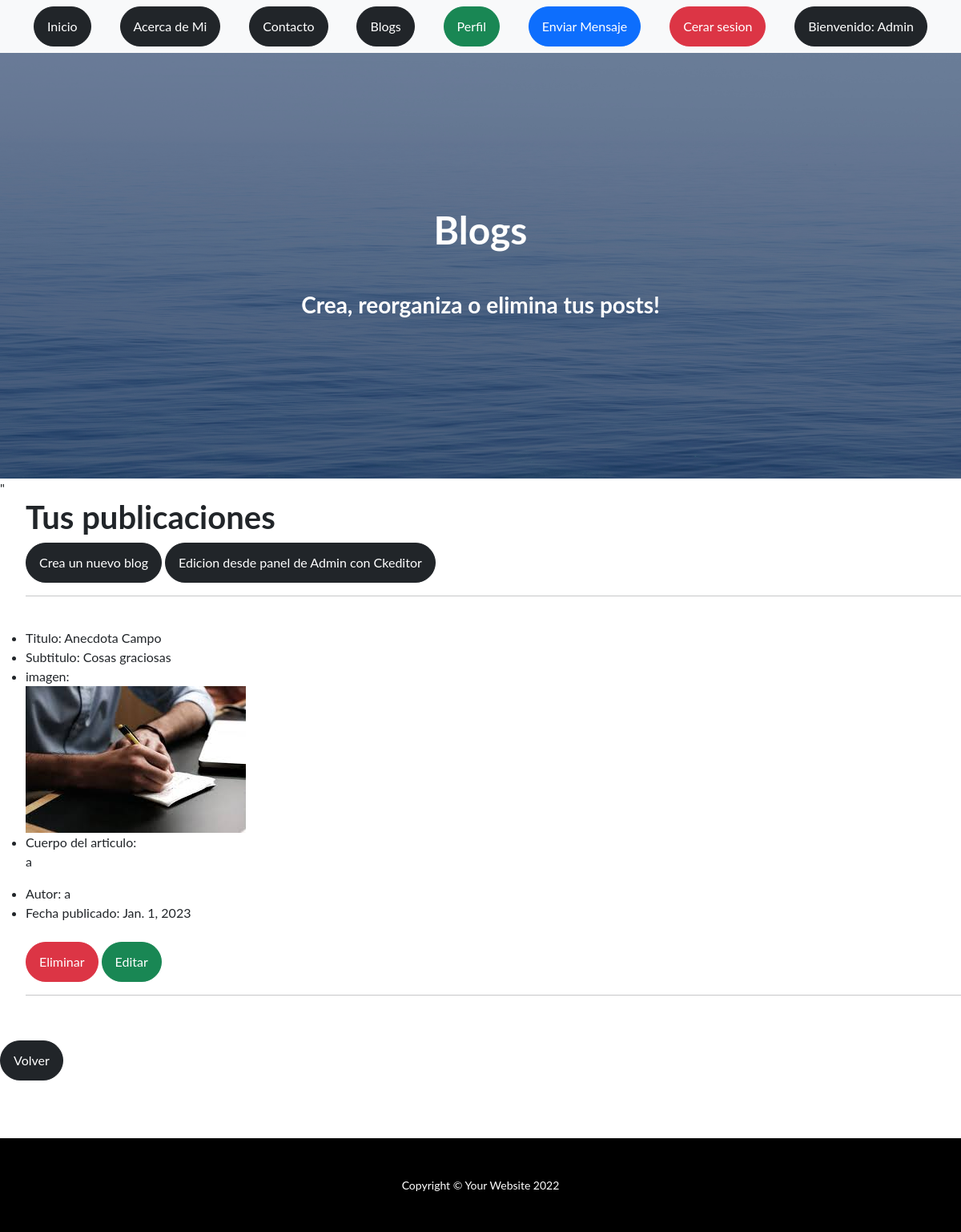
The app's page /leerBlog/ (signed in) with its own data.
### App/models.py (models this page shows, shortened)
class Blog(models.Model):
    titulo= models.CharField(max_length=60)
    subtitulo= models.CharField(max_length=70)
    imagen= models.ImageField(upload_to="imagenes")
    cuerpo= RichTextUploadingField()
    autor= models.CharField(max_length=30)
    fecha= models.DateField()

### App/views.py (the view)
# urls.py: path("leerBlog/", leerBlog, name="leerBlog"),
@login_required
def leerBlog(request):
    blog= Blog.objects.all()
    return render(request, "App/leerBlog.html", {"blog":blog, 'avatar': obtenerAvatar(request)})

### App/views.py (called while the page is built)
@login_required
def obtenerAvatar(request):
    lista=Avatar.objects.filter(user=request.user)
    if len(lista)!=0:
        avatar=lista[0].imagen.url
    else:
        avatar="/media/avatars/homero.png"
    return avatar

### App/templates/App/leerBlog.html (shortened to what this page needs)
{% extends "App/padre.html" %}
{% load static %}
{% block titulo %}
<h1 class="mb-5">Blogs</h1>
{% endblock %}
{% block subtitulo %}
<h3>Crea, reorganiza o elimina tus posts!</h3>
{% endblock %}
{% block contenido_que_cambia %}
<form action="{% url 'leerBlog' %}" method="POST" enctype="multipart/form-data"> {% csrf_token %}"
    <article>
        <ul>
            <h1> Tus publicaciones</h1>
            <a class="btn btn-dark btn-xm rounded-pill" href="{% url 'crearBlog' %}">Crea un nuevo blog</a>
            {%if user.is_superuser %}
            <a class="btn btn-dark btn-xm rounded-pill" href="http://127.0.0.1:8000/admin/App/blog/">Edicion desde panel de Admin con Ckeditor</a>
            {% endif %}
            <hr>
            {% for k in blog %}
            <br>
            <li>Titulo: {{ k.titulo }}</li>
            <li>Subtitulo: {{ k.subtitulo }}</li>
            <li>imagen: <br><img src=" /media/{{ k.imagen }}" alt="{{ k.titulo }}" style="max-width: 50%; max-height: 50%;"></li>
            <li><label for="comentario">Cuerpo del articulo:</label></li>
            <p cols="160" rows="10" id="comentario"> {{ k.cuerpo }}</p>
            <li>Autor: {{ k.autor }}</li>
            <li>Fecha publicado: {{ k.fecha }}</li>
            <br>
            <a class="btn btn-danger btn-xm rounded-pill" href="{% url 'eliminarBlog' k.id %}">Eliminar </a>
            <a class="btn btn-success btn-xm rounded-pill" href="{% url 'editarBlog' k.id %}">Editar</a>
            <hr>
            <br>
            {% endfor %}
        </ul>
    </article>
</form>
{% endblock %}
{% block cambiar_boton_final %}
<section>
    <a class="btn btn-dark btn-xm rounded-pill" href="http://127.0.0.1:8000/blogs/#">Volver</a>
</section>
{% endblock %}

### App/templates/App/padre.html (shortened to what this page needs)
{% load static %}
<!DOCTYPE html>
<html lang="en">
    <head>
        <link href="{% static 'App/css/styles.css' %}" rel="stylesheet" />
    </head>
    <body>
        <nav class="navbar navbar-light bg-light static-top">
            <div class="container">
                <a class="btn btn-dark btn-xm rounded-pill" href="{% url 'Inicio' %}">Inicio</a>
            {% if user.is_authenticated %}
                <a class="btn btn-dark btn-xm rounded-pill" href="{% url 'About' %}">Acerca de Mi</a>
                <a class="btn btn-dark btn-xm rounded-pill" href="{% url 'Contact' %}">Contacto</a>
                <a class="btn btn-dark btn-xm rounded-pill" href="{% url 'Pages' %}">Blogs</a>
                <a class="btn btn-success btn-xm rounded-pill" href="{% url 'perfil' %}">Perfil</a>
                <a class="btn btn-primary btn-xm rounded-pill" href="{% url 'mensajes'  %}">Enviar Mensaje</a>
                <a class="btn btn-danger btn-xm rounded-pill" href="{% url 'logout' %}">Cerar sesion</a>
                {%if user.is_superuser %}
                <a class="btn btn-dark btn-xm rounded-pill" target="_blank" href="http://127.0.0.1:8000/admin" >Bienvenido: {{ user.username }}</a>
                {% endif %}
            {% else %}
                <a class="btn btn-danger btn-xm rounded-pill" href="{% url 'register' %}">Registrar</a>
                <a class="btn btn-danger btn-xm rounded-pill" href="{% url 'login' %}">Ingresar</a>
                {% endif %}
            </div>
        </nav>
        <header class="masthead">
            <div class="container position-relative">
                <div class="row justify-content-center">
                    <div class="col-xl-6">
                        <div class="text-center text-white">
                            {% block titulo %}
                            {% endblock %}
                            {% block subtitulo %}
                            {% endblock %}
                        </div>
                    </div>
                </div>
            </div>
        </header>
        {% block contenido_que_cambia %}
        {% endblock %}
        {% block cambiar_boton_final %}{% endblock %}
        <br>
        <br>
        <br>
        <footer class="py-5 bg-black">
            <div class="container px-5"><p class="m-0 text-center text-white small">Copyright &copy; Your Website 2022</p></div>
        </footer>
    </body>
</html>

### records on screen
Blog: titulo "Anecdota Campo", subtitulo "Cosas graciosas", imagen (picture), cuerpo "a", autor "a", fecha "Jan. 1, 2023"

### other values on screen
{{ user.username }} "Admin"
